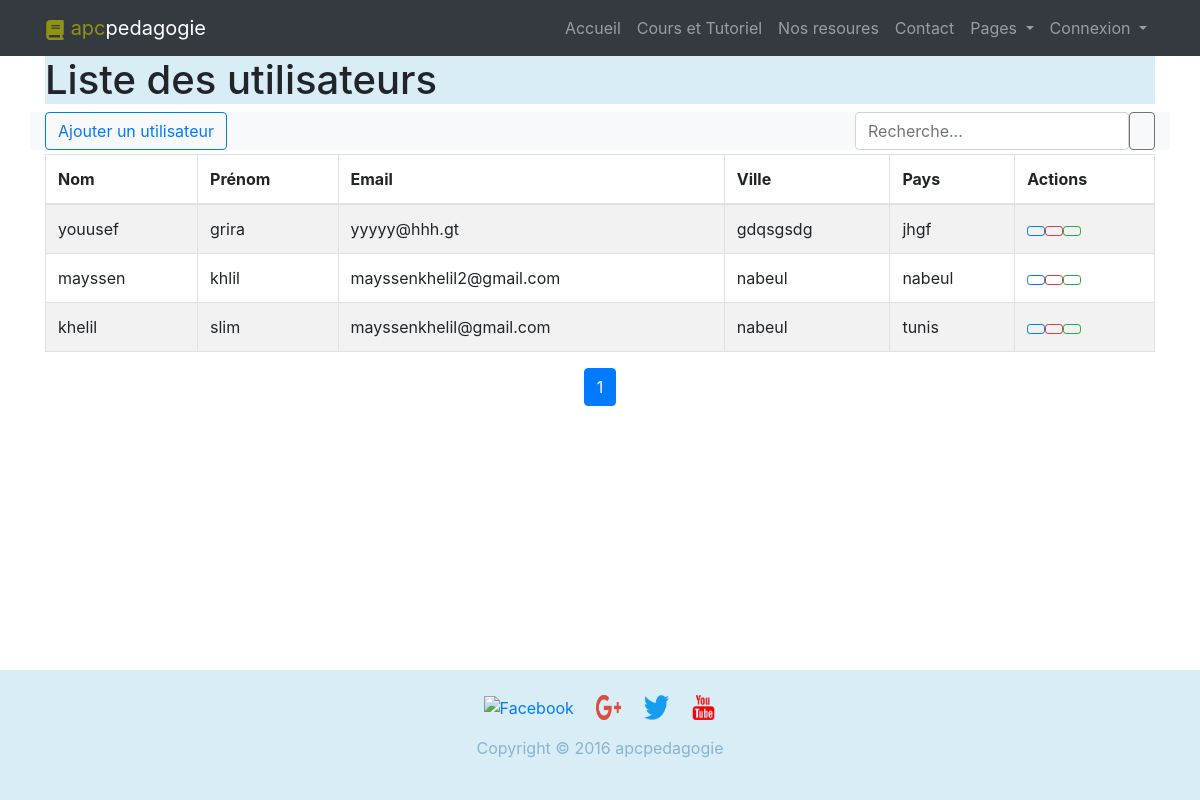
The app's page /utilisateur1.php with its own data.
### tables this page shows
CREATE TABLE `utilisateur` (
  `id_utilisateur` int(11) NOT NULL,
  `nom` varchar(50) DEFAULT NULL,
  `prenom` varchar(50) DEFAULT NULL,
  `email` varchar(50) DEFAULT NULL,
  `mot_de_passe` varchar(50) DEFAULT NULL,
  `adresse` varchar(50) DEFAULT NULL,
  `ville` varchar(50) DEFAULT NULL,
  `code_postal` varchar(10) DEFAULT NULL,
  `pays` varchar(50) DEFAULT NULL,
  `numéro_téléphone` varchar(20) DEFAULT NULL
);

### utilisateur1.php (the view, shortened to what this page needs)
<?php require_once("partials/navbar.php"); ?>
<section id="hero" class="hero d-flex align-items-center">
  <div class="container">
    <div class="row">
      <div class="col-lg-12 d-flex flex-column justify-content-center">
        <h1 data-aos="fade-up">Liste des utilisateurs</h1>
        <div data-aos="fade-up" data-aos-delay="600">
          <?php
            require_once('connexion/connexion.php');
            $limit = 5;
            $search = "";
            $page = isset($_GET['page']) ? $_GET['page'] : 1;
            if (!empty($search)) {
                $sql = "SELECT COUNT(*) AS total FROM utilisateur WHERE
                        nom LIKE :search OR
                        prenom LIKE :search OR
                        email LIKE :search OR
                        ville LIKE :search OR
                        pays LIKE :search";
                $stmt = $pdo->prepare($sql);
                $stmt->bindValue(':search', '%' . $search . '%', PDO::PARAM_STR);
                $stmt->execute();
            } else {
                $sql = "SELECT COUNT(*) AS total FROM utilisateur";
                $stmt = $pdo->query($sql);
            }
            $result = $stmt->fetch(PDO::FETCH_ASSOC);
            $total_pages = ceil($result['total'] / $limit);
            $offset = ($page - 1) * $limit;
            if (!empty($search)) {
                $sql = "SELECT * FROM utilisateur WHERE
                        nom LIKE :search OR
                        prenom LIKE :search OR
                        email LIKE :search OR
                        ville LIKE :search OR
                        pays LIKE :search
                        LIMIT :limit OFFSET :offset";
            } else {
                $sql = "SELECT * FROM Utilisateur LIMIT :limit OFFSET :offset";
            }
            $stmt = $pdo->prepare($sql);
            $stmt->bindValue(':limit', $limit, PDO::PARAM_INT);
            $stmt->bindValue(':offset', $offset, PDO::PARAM_INT);
            $stmt->execute();
          ?>
          <div class="row mb-1 bg-light">
            <div class="col-sm-3 col-lg-3">
              <a href="ajout_utilisateur.php" class="btn btn-outline-primary me-2">
                Ajouter un utilisateur
              </a>
            </div>
            <div class="col-sm-9 col-lg-9 d-flex justify-content-end">
              <form class="d-flex">
                <input class="form-control me-2" name="search" type="search" placeholder="Recherche..." aria-label="Search" value="<?php if (isset($search)) { echo htmlentities($search); } ?>">
                <button class="btn btn-outline-secondary" type="submit">
                </button>
              </form>
            </div>
          </div>
          <table class="table table-striped table-bordered">
            <thead>
              <tr>
                <th>Nom</th>
                <th>Prénom</th>
                <th>Email</th>
                <th>Ville</th>
                <th>Pays</th>
                <th>Actions</th>
              </tr>
            </thead>
            <tbody>
              <?php
                while ($row = $stmt->fetch(PDO::FETCH_ASSOC)) {
                  echo "<tr>";
                  echo "<td>".$row["nom"]."</td>";
                  echo "<td>".$row["prenom"]."</td>";
                  echo "<td>".$row["email"]."</td>";
                  echo "<td>".$row["ville"]."</td>";
                  echo "<td>".$row["pays"]."</td>";
                  echo "<td>";
                  echo "<a href='edit_utilisateur.php?id=".$row['id_utilisateur']."'class='btn btn-outline-primary btn-sm'><i class='bi bi-pencil'></i></a>";
                  echo "<a href='delete_utilisateur.php?id=".$row['id_utilisateur']."'class='btn btn-outline-danger btn-sm'><i class='bi bi-trash'></i></a>";
                  echo "<a href='afficher_utilisateur.php?id=".$row['id_utilisateur']."'class='btn btn-outline-success btn-sm'><i class='bi bi-eye'></i></a>";
                  echo "</td>";
                  echo "</tr>";
                }
              ?>
            </tbody>
          </table>
          <div class="d-flex justify-content-center">
            <nav aria-label="Page navigation example">
              <ul class="pagination">
                <?php for ($i = 1; $i <= $total_pages; $i++): ?>
                  <li class="page-item <?php if ($page == $i) echo 'active'; ?>"><a class="page-link" href="?search=<?php echo $search; ?>&page=<?php echo $i; ?>"><?php echo $i; ?></a></li>
                <?php endfor; ?>
              </ul>
            </nav>
          </div>
        </div>
      </div>
    </div>
  </div>
</section>
<?php require_once("partials/footer.php"); ?>

### partials/navbar.php (shortened to what this page needs)
<!DOCTYPE html>
<html lang="en">
<head>
    <link href="https://maxcdn.bootstrapcdn.com/bootstrap/4.5.2/css/bootstrap.min.css" rel="stylesheet">
   <link rel="stylesheet" href="https://cdnjs.cloudflare.com/ajax/libs/font-awesome/5.15.4/css/all.min.css" />
   <link href="css/accueil.css" rel="stylesheet">
</head>
<body>
    <nav class="navbar navbar-expand-lg navbar-dark bg-dark">
        <div class="container">
            <a class="navbar-brand" href="#">
                <span style="color: #8e9215;">apc</span><span style="color:white;">pedagogie</span>
            </a>
            <div class="collapse navbar-collapse" id="navbarNav">
                <ul class="navbar-nav ml-auto">
                    <li class="nav-item">
                        <a class="nav-link" href="#">Accueil</a>
                    </li>
                    <li class="nav-item">
                        <a class="nav-link" href="#">Cours et Tutoriel</a>
                    </li>
                    <li class="nav-item">
                        <a class="nav-link" href="#">Nos resoures</a>
                    </li>
                    <li class="nav-item">
                        <a class="nav-link" href="#">Contact</a>
                    </li>
                    <li class="nav-item dropdown">
                        <a class="nav-link dropdown-toggle" href="#" id="navbarDropdown2" role="button" data-toggle="dropdown" aria-haspopup="true" aria-expanded="false">
                            Pages
                        </a>
                    </li>
                    <li class="nav-item dropdown">
                        <a class="nav-link dropdown-toggle" href="#" id="navbarDropdown" role="button" data-toggle="dropdown" aria-haspopup="true" aria-expanded="false">
                            Connexion
                        </a>
                    </li>
                </ul>
            </div>
        </div>
    </nav>

### partials/footer.php (shortened to what this page needs)
<!DOCTYPE html>
<html lang="en">
<head>
    <link rel="stylesheet" href="https://stackpath.bootstrapcdn.com/bootstrap/4.5.2/css/bootstrap.min.css">
</head>
<body>
<footer class="text-light py-4">
    <div class="container">
        <div class="row justify-content-center align-items-center">
            <div class="col-md-12 text-center">
                <ul class="list-inline footer-icons">
                    <li class="list-inline-item">
                        <a href="https://www.facebook.com/"><img src="images/facebook.png" alt="Facebook"></a>
                    </li>
                    <li class="list-inline-item">
                        <a href="https://www.gmail.com/"><img src="images/gmail.png" alt="Email"></a>
                    </li>
                    <li class="list-inline-item">
                        <a href="https://www.Twitter.com/"><img src="images/Twitter.png" alt="Twitter"></a>
                    </li>
                    <li class="list-inline-item">
                        <a href="https://www.youtube.com/"><img src="images/youtube.png" alt="YouTube"></a>
                    </li>
                </ul>
            </div>
        </div>
        <div class="row justify-content-center align-items-center">
            <div class="col-md-12 text-center">
                <p class="footer-text">Copyright © 2016 apcpedagogie</p>
            </div>
        </div>
    </div>
</footer>
</body>
</html>

### css/accueil.css (style rules this page uses)
h1 { background-color: #d9edf6; }

### partials/footer.php (style rules this page uses)
body { display: flex; flex-direction: column; min-height: 100vh; margin: 0; }
footer { background-color: #d9edf6; position: fixed; width: 100%; bottom: 0; padding: 10px 0; }
.footer-icons img { width: 25px; height: 25px; margin: 0 5px; }
.footer-text { color: #86b4d5; }

### records on screen
utilisateur: nom "youusef", prenom "grira", email "yyyyy@hhh.gt", ville "gdqsgsdg", pays "jhgf"
utilisateur: nom "mayssen", prenom "khlil", email "mayssenkhelil2@gmail.com", ville "nabeul", pays "nabeul"
utilisateur: nom "khelil", prenom "slim", email "mayssenkhelil@gmail.com", ville "nabeul", pays "tunis"
